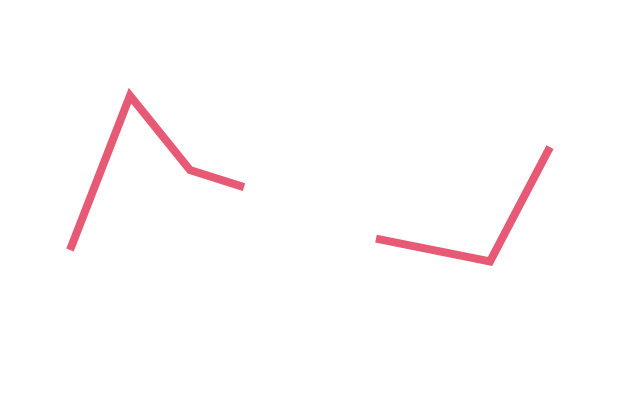

Describe this chart as a Vega-Lite specification.
### Vega specification from a JSON file in a GitHub repository (floating-point values rounded to 4 significant figures)
{"$schema": "https://vega.github.io/schema/vega/v5.json", "background": "white", "padding": 5, "width": 300, "height": 200, "style": "cell", "config": {"style": {"cell": {"stroke": "transparent"}}}, "data": [{"name": "source_0", "values": [{"u": 1, "v": 28, "defined": true}, {"u": 2, "v": 55, "defined": true}, {"u": 3, "v": 42, "defined": true}, {"u": 3.9, "v": 39, "defined": true}, {"u": 4, "v": 34, "defined": false}, {"u": 5, "v": 36, "defined": true}, {"u": 6, "v": 48, "defined": false}, {"u": 6.1, "v": 30, "defined": true}, {"u": 8, "v": 26, "defined": true}, {"u": 9, "v": 46, "defined": true}]}, {"name": "data_0", "source": "source_0", "transform": [{"type": "formula", "expr": "toNumber(datum[\"u\"])", "as": "u"}]}], "marks": [{"name": "marks", "type": "line", "sort": {"field": "datum[\"u\"]"}, "from": {"data": "data_0"}, "encode": {"update": {"strokeCap": {"value": "butt"}, "strokeJoin": {"value": "miter"}, "strokeWidth": {"value": 4}, "stroke": {"value": "crimson"}, "strokeOpacity": {"value": 0.7}, "x": {"scale": "x", "field": "u"}, "y": {"scale": "y", "field": "v"}, "defined": {"field": "defined"}}}}], "scales": [{"name": "x", "type": "linear", "domain": [1, 10], "range": [0, {"signal": "width"}], "nice": true}, {"name": "y", "type": "linear", "domain": [20, 70], "range": [{"signal": "height"}, 0], "nice": true}]}
